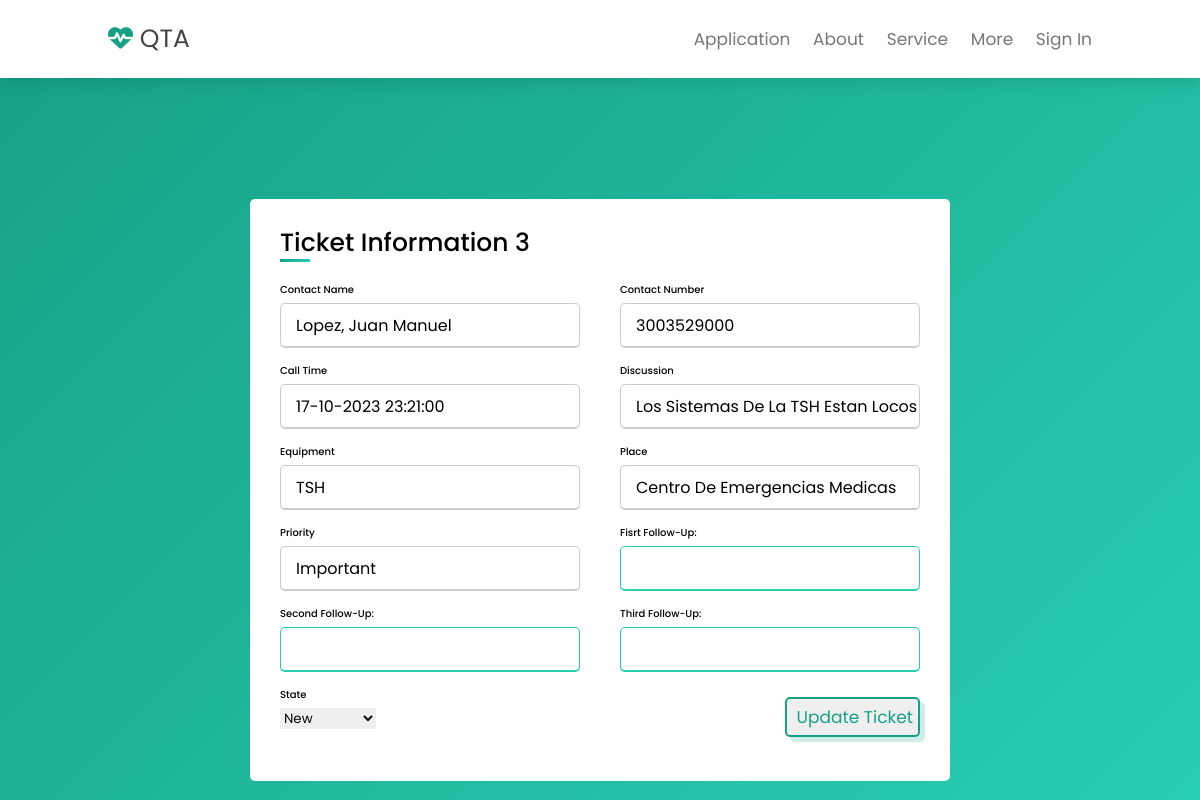
The page /mainscreen/more_info/3/ on the database its author committed.
### qta/models.py (models this page shows)
class Ticket(models.Model):
    ticket_number = models.CharField(max_length=20)
    call_time = models.DateTimeField()
    priority = models.CharField(max_length=20)
    discussion = models.CharField(max_length=100)
    state = models.CharField(max_length=20)
    place = models.CharField(max_length=20)
    equipment = models.CharField(max_length=20)
    contact_number = models.CharField(max_length=20)
    contact_name = models.CharField(max_length=20)
    first_follow_up = models.CharField(max_length=500, default="")
    second_follow_up = models.CharField(max_length=500, default="")
    third_follow_up = models.CharField(max_length=500, default="")
    id_unico = models.IntegerField(primary_key=True)
    def get_time_elapsed(self):
        """Calcula el tiempo transcurrido desde la llamada."""
        call_time = self.call_time
        now = datetime.now(tz=call_time.tzinfo)
        return now - call_time
    time_elapse = property(get_time_elapsed)

### qta/views.py (the view, shortened to what this page needs)
# urls.py: path('mainscreen/more_info/<int:id_unico>/',more_info, name='more_info'),
def more_info(request, id_unico):
    ticket = get_object_or_404(Ticket, id_unico=id_unico)
    return render(request, 'more_info.html', {'ticket': ticket})

### qta/templates/more_info.html (shortened to what this page needs)
<!DOCTYPE html>
<html lang="en">
<head>
    <link rel="stylesheet" href="https://cdnjs.cloudflare.com/ajax/libs/font-awesome/6.4.2/css/all.min.css">
</head>
<body>
    <header class="header">
        <a href={% url 'home' %} class="logo"><i class="fas fa-heartbeat"></i> QTA</a>
        <nav class="navbar">
            <a class="nav-link" href={% url 'mainscreen' %}>Application</a>
            <a class="nav-link" href="#">About</a>
            <a class="nav-link" href="#">Service</a>
            <a class="nav-link" href="#">More</a>
            {% if request.user.is_authenticated %}
            <a class="nav-link" href={% url "exit" %}>Sign out</a>
            {% else %}
            <a class="nav-link" href={% url "login" %} >Sign in</a>
            {% endif %}
        </nav>
    </header>
    <section class="Formulario">
      <div class="container">
        <div class="title">Ticket information {{ ticket.id_unico }}</div>
        <form actions="" method='post'>
            <div class="user-details">
                <div class="input-box">
                    <span class="details">Contact Name</span>
                    <input type="text" id="contact_name" name="contact_name" value="{{ ticket.contact_name }}" readonly>
                </div>
                <div class="input-box">
                    <span class="details">Contact Number</span>
                    <input type="text" id="contact_number" name="contact_number" value="{{ ticket.contact_number }}" readonly>
                </div>
                <div class="input-box">
                    <span class="details">Call Time</span>
                    <input type="text" id="call_time" name="call_time" value="{{ ticket.call_time | date:'d-m-Y H:i:s' }}" readonly>
                </div>
                <div class="input-box">
                    <span class="details">Discussion</span>
                    <input type="text" id="discussion" name="discussion" value="{{ ticket.discussion }}" readonly>
                </div>
                <div class="input-box">
                    <span class="details">Equipment</span>
                    <input type="text" id="equipment" name="equipment" value="{{ ticket.equipment }}" readonly>
                </div>
                <div class="input-box">
                    <span class="details">Place</span>
                    <input type="text" id="place" name="place" value="{{ ticket.place }}" readonly>
                </div>
                <div class="input-box">
                    <span class="details">Priority</span>
                    <input type="text" id="priority" name="priority" value="{{ ticket.priority }}" readonly>
                </div>
                <div class="input-box">
                    <span class="details">Fisrt Follow-up: </span>
                    <input type="text" id="first_follow_up" name="first_follow_up" value="{{ ticket.first_follow_up }}">
                </div>
                <div class="input-box">
                    <span class="details">Second Follow-up: </span>
                    <input type="text" id="second_follow_up" name="second_follow_up" value="{{ ticket.second_follow_up }}">
                </div>
                <div class="input-box">
                    <span class="details">Third Follow-up: </span>
                    <input type="text" id="third_follow_up" name="third_follow_up" value="{{ ticket.third_follow_up }}">
                </div>
                <div class="input-box">
                    <span class="details">State</span>
                    <select class="form-select form-select-sm" aria-label="Small select example" type="text" id="campo5" name="state" required>
                        <option selected>{{ticket.state}}</option>
                      </select>
                </div>
            <div class="pt-1 mb-4">
                <button type='submit' class="btn btn-dark btn-lg btn-block">Update Ticket</button>
             </div>
        </form>
      </div>
    </section>
</body>
</html>

### qta/templates/more_info.html (style rules this page uses)
:root { --green: #16a085; --black: #444; --light-color: #777; --box-shadow:.5rem .5rem 0 rgba(22, 160, 133, .2); --text-shadow:.4rem .4rem 0 rgba(0, 0, 0, .2); --border:.2rem solid var(--green); }
* { font-family: 'Poppins', sans-serif; margin: 0; padding: 0; box-sizing: border-box; outline: none; border: none; text-transform: capitalize; transition: all .2s ease-out; text-decoration: none; }
section { padding: 2rem 9%; }
section:nth-child(even) { background: transparent; }
.btn { display: inline-block; margin-top: 1rem; padding: .5rem; padding-left: 1rem; border: var(--border); border-radius: .5rem; box-shadow: var(--box-shadow); color: var(--green); cursor: pointer; font-size: 1.7rem; }
html { font-size: 62.5%; overflow-x: hidden; scroll-padding-top: 7rem; scroll-behavior: smooth; }
.header { padding: 2rem 9%; position: fixed; top: 0; left: 0; right: 0; z-index: 1000; box-shadow: 0 .5rem 1.5rem rgba(0, 0, 0, .1); display: flex; align-items: center; justify-content: space-between; background: #fff; }
.header .logo { font-size: 2.5rem; color: var(--black); }
.header .logo i { color: var(--green); }
.header .navbar a { font-size: 1.7rem; color: var(--light-color); margin-left: 2rem }
body { display: flex; height: 100vh; justify-content: center; align-items: center; padding: 10px; background: linear-gradient(135deg, #16a085, #29cdb2); }
.Formulario { margin-top: 18rem; }
.container { max-width: 700px; width: 100%; background: #fff; padding: 25px 30px; border-radius: 5px; }
.container .title { font-size: 25px; font-weight: 500; position: relative; }
.container .title::before { content: ''; position: absolute; left: 0; bottom: 0; height: 3px; width: 30px; background: linear-gradient(135deg, #16a085, #29cdb2); }
.container form .user-details { display: flex; flex-wrap: wrap; justify-content: space-between; margin: 20px 0 12px 0; }
form .user-details .input-box { margin-bottom: 15px; width: calc(100% / 2 - 20px); }
.user-details .input-box .details { display: block; font-weight: 500; margin-bottom: 5px; }
.user-details .input-box input { height: 45px; width: 100%; outline: none; border-radius: 5px; border: 1px solid #ccc; padding-left: 15px; font-size: 16px; border-bottom-width: 2px; transition: all 0.3s ease; }
.user-details .input-box input:focus, .user-details .input-box input:valid { border-color: #29cdb2; }

### rows shown on the page
Ticket: id_unico "3", contact_name "Lopez, Juan Manuel", contact_number "3003529000", call_time "17-10-2023 23:21:00", discussion "los sistemas de la TSH estan locos", equipment "TSH", place "Centro de Emergencias Medicas", priority "Important", state "New"
